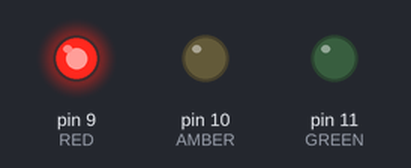
Bench run of a sketch on a simulated Arduino Uno, built with avr-gcc and run on an emulated ATmega328P. Parts: output pins drawn as LEDs (lit = HIGH).

Above: at 0.5 s.
At 1.2 s:
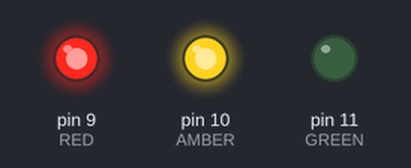
At 1.7 s:
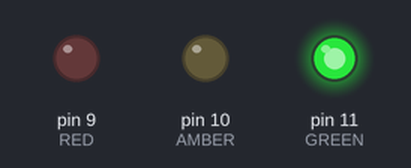
At 4.7 s:
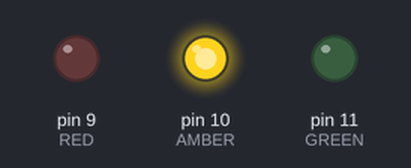
Timing chart, 0 to 5.8 s (numbered marks = the images above):
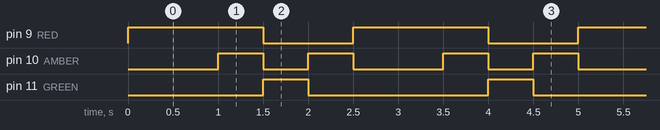

The sketch:

trafficlights-end.ino
```cpp
/*
  Traffic Lights - end
  Sequence LEDs to represent traffic lights... and perhaps more

  Jonathan Sanderson, Northumbria University.
  v0.1 2016-03-04
 */

#define RED 9
#define AMBER 10
#define GREEN 11

int pause = 500;

void setup() {
  // initialize digital pin 13 as an output.
  pinMode(RED, OUTPUT);
  pinMode(AMBER, OUTPUT);
  pinMode(GREEN, OUTPUT);
}

// the loop function runs over and over again forever
void loop() {
  digitalWrite(RED, HIGH);   // turn the RED LED on (HIGH is the voltage level)
  delay(pause * 2);              // wait for a second
  digitalWrite(AMBER, HIGH);
  delay(pause);
  digitalWrite(RED, LOW);
  digitalWrite(AMBER, LOW);
  digitalWrite(GREEN, HIGH);
  delay(pause);
  digitalWrite(GREEN, LOW);
  digitalWrite(AMBER, HIGH);
  delay(pause);
  digitalWrite(AMBER, LOW);
}
```

Measured:
- by itself, pin 9 (RED): alternates HIGH for 1.5 s and LOW for 1.0 s
- by itself, pin 10 (AMBER): repeats every 2.5 s: LOW 0.50 s, HIGH 0.50 s, LOW 1.0 s, HIGH 0.50 s
- by itself, pin 11 (GREEN): alternates HIGH for 0.50 s and LOW for 2.0 s
